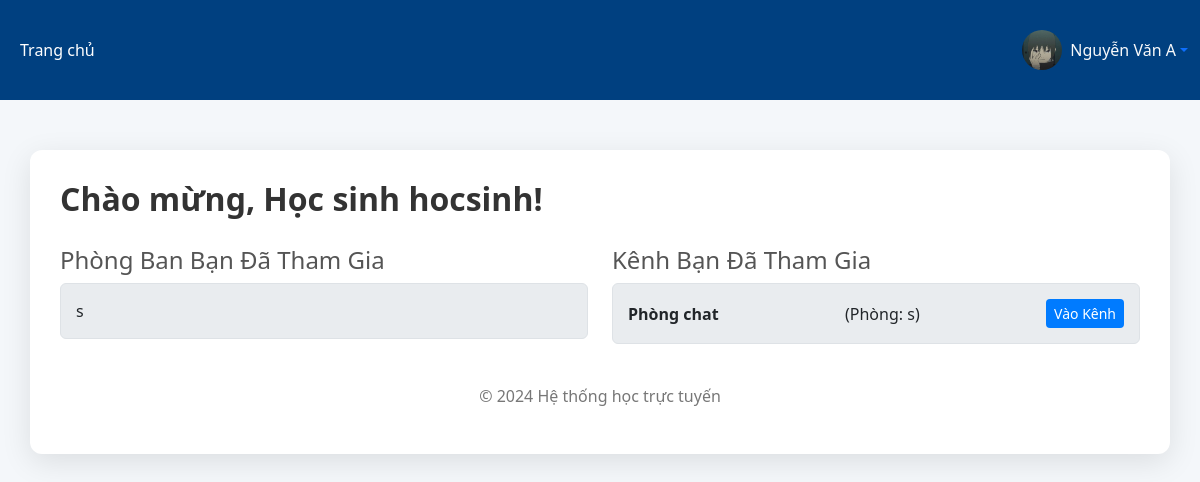
/index2.php (signed in), run on an earlier commit of the app's database.
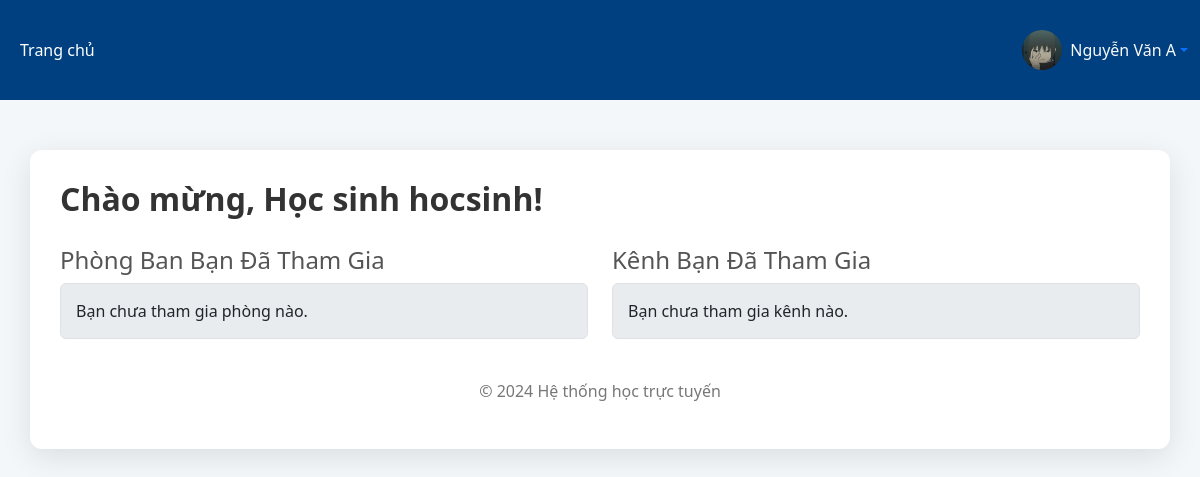
And on a later commit of the database.
### tables this page shows
CREATE TABLE `rooms` (
  `id` int(11) NOT NULL,
  `room_name` varchar(100) NOT NULL,
  `created_by` int(11) NOT NULL,
  `created_at` timestamp NOT NULL DEFAULT current_timestamp()
);

CREATE TABLE `channels` (
  `id` int(11) NOT NULL,
  `channel_name` varchar(100) NOT NULL,
  `room_id` int(11) NOT NULL,
  `created_by` int(11) NOT NULL,
  `created_at` timestamp NOT NULL DEFAULT current_timestamp()
);

### index2.php (the view, shortened to what this page needs)
<?php
require_once(realpath($_SERVER["DOCUMENT_ROOT"]) . '/header.php');
$user_id = $_SESSION['user_id'];
$rooms = $conn->query("SELECT DISTINCT r.*
                       FROM rooms r
                       JOIN channels c ON r.id = c.room_id
                       JOIN channel_members cm ON c.id = cm.channel_id
                       WHERE cm.user_id = $user_id");
$channels = $conn->query("SELECT c.*, r.room_name
                          FROM channels c
                          JOIN rooms r ON c.room_id = r.id
                          JOIN channel_members cm ON c.id = cm.channel_id
                          WHERE cm.user_id = $user_id");
$user_info = $conn->query("SELECT * FROM users WHERE id = $user_id")->fetch_assoc();
?>
<!DOCTYPE html>
<html lang="vi">
<head>
    <link rel="stylesheet" href="https://cdn.jsdelivr.net/npm/bootstrap@5.3.0/dist/css/bootstrap.min.css">
</head>
<body>
    <div class="container">
        <h2>Chào mừng, Học sinh <?= htmlspecialchars($user_info['username']) ?>!</h2>
        <div class="row">
            <div class="col-md-6">
                <h4>Phòng Ban Bạn Đã Tham Gia</h4>
                <ul class="list-group">
                    <?php if ($rooms->num_rows > 0): ?>
                        <?php while ($room = $rooms->fetch_assoc()): ?>
                            <li class="list-group-item"><?= htmlspecialchars($room['room_name']) ?></li>
                        <?php endwhile; ?>
                    <?php else: ?>
                        <li class="list-group-item">Bạn chưa tham gia phòng nào.</li>
                    <?php endif; ?>
                </ul>
            </div>
            <div class="col-md-6">
                <h4>Kênh Bạn Đã Tham Gia</h4>
                <ul class="list-group">
                    <?php if ($channels->num_rows > 0): ?>
                        <?php while ($channel = $channels->fetch_assoc()): ?>
                            <li class="list-group-item">
                                <strong><?= htmlspecialchars($channel['channel_name']) ?></strong> (Phòng:
                                <?= htmlspecialchars($channel['room_name']) ?>)
                                <a href="room.php?room_id=<?= $channel['room_id'] ?>&channel_id=<?= $channel['id'] ?>"
                                    class="btn btn-sm btn-primary float-end">Vào Kênh</a>
                            </li>
                        <?php endwhile; ?>
                    <?php else: ?>
                        <li class="list-group-item">Bạn chưa tham gia kênh nào.</li>
                    <?php endif; ?>
                </ul>
            </div>
        </div>
        <div class="footer">
            <p>&copy; 2024 Hệ thống học trực tuyến</p>
        </div>
    </div>
</body>
</html>

What changed in the data, as far as the page shows it:
removed rooms: room_name "s"
no longer on this page (row unchanged): channels: channel_name "Phòng chat", room.room_name "s"
Also different on the page:
text now shown: "Bạn chưa tham gia phòng nào. Bạn chưa tham gia kênh nào."
